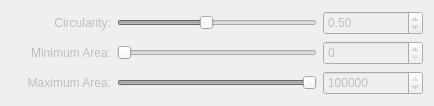
        <widget class="QWidget" name="elliptical_tab">
         <property name="enabled">
          <bool>false</bool>
         </property>
         <attribute name="title">
          <string>Elliptical</string>
         </attribute>
         <layout class="QGridLayout" name="gridLayout_5">
          <item row="2" column="1">
           <widget class="QSlider" name="elliptical_max_size_slider">
            <property name="sizePolicy">
             <sizepolicy hsizetype="Minimum" vsizetype="Maximum">
              <horstretch>0</horstretch>
              <verstretch>0</verstretch>
             </sizepolicy>
            </property>
            <property name="minimumSize">
             <size>
              <width>200</width>
              <height>0</height>
             </size>
            </property>
            <property name="toolTip">
             <string/>
            </property>
            <property name="maximum">
             <number>100000</number>
            </property>
            <property name="singleStep">
             <number>100</number>
            </property>
            <property name="value">
             <number>100000</number>
            </property>
            <property name="orientation">
             <enum>Qt::Orientation::Horizontal</enum>
            </property>
           </widget>
          </item>
          <item row="1" column="2">
           <widget class="QSpinBox" name="elliptical_min_size_spin">
            <property name="sizePolicy">
             <sizepolicy hsizetype="Fixed" vsizetype="Maximum">
              <horstretch>0</horstretch>
              <verstretch>0</verstretch>
             </sizepolicy>
            </property>
            <property name="minimumSize">
             <size>
              <width>100</width>
              <height>24</height>
             </size>
            </property>
            <property name="font">
             <font>
              <pointsize>9</pointsize>
             </font>
            </property>
            <property name="toolTip">
             <string/>
            </property>
            <property name="maximum">
             <number>100000</number>
            </property>
            <property name="singleStep">
             <number>100</number>
            </property>
           </widget>
          </item>
          <item row="0" column="0">
           <widget class="QLabel" name="circularity_label">
            <property name="sizePolicy">
             <sizepolicy hsizetype="Fixed" vsizetype="Maximum">
              <horstretch>0</horstretch>
              <verstretch>0</verstretch>
             </sizepolicy>
            </property>
            <property name="minimumSize">
             <size>
              <width>100</width>
              <height>24</height>
             </size>
            </property>
            <property name="cursor">
             <cursorShape>WhatsThisCursor</cursorShape>
            </property>
            <property name="toolTip">
             <string>A circularity closer to 1 means the blob must be more perfectly round for fitting.</string>
            </property>
            <property name="text">
             <string>Circularity:</string>
            </property>
            <property name="alignment">
             <set>Qt::AlignmentFlag::AlignRight|Qt::AlignmentFlag::AlignTrailing|Qt::AlignmentFlag::AlignVCenter</set>
            </property>
           </widget>
          </item>
          <item row="0" column="2">
           <widget class="QDoubleSpinBox" name="circularity_spin">
            <property name="sizePolicy">
             <sizepolicy hsizetype="Fixed" vsizetype="Maximum">
              <horstretch>0</horstretch>
              <verstretch>0</verstretch>
             </sizepolicy>
            </property>
            <property name="minimumSize">
             <size>
              <width>100</width>
              <height>24</height>
             </size>
            </property>
            <property name="font">
             <font>
              <pointsize>9</pointsize>
             </font>
            </property>
            <property name="toolTip">
             <string/>
            </property>
            <property name="minimum">
             <double>0.100000000000000</double>
            </property>
            <property name="maximum">
             <double>1.000000000000000</double>
            </property>
            <property name="singleStep">
             <double>0.100000000000000</double>
            </property>
            <property name="value">
             <double>0.500000000000000</double>
            </property>
           </widget>
          </item>
          <item row="1" column="0">
           <widget class="QLabel" name="elliptical_min_size_label">
            <property name="sizePolicy">
             <sizepolicy hsizetype="Fixed" vsizetype="Maximum">
              <horstretch>0</horstretch>
              <verstretch>0</verstretch>
             </sizepolicy>
            </property>
            <property name="minimumSize">
             <size>
              <width>100</width>
              <height>24</height>
             </size>
            </property>
            <property name="cursor">
             <cursorShape>WhatsThisCursor</cursorShape>
            </property>
            <property name="toolTip">
             <string>Minimum allowable circular feature size.</string>
            </property>
            <property name="text">
             <string>Minimum Area:</string>
            </property>
            <property name="alignment">
             <set>Qt::AlignmentFlag::AlignRight|Qt::AlignmentFlag::AlignTrailing|Qt::AlignmentFlag::AlignVCenter</set>
            </property>
           </widget>
          </item>
          <item row="2" column="0">
           <widget class="QLabel" name="elliptical_max_size_label">
            <property name="sizePolicy">
             <sizepolicy hsizetype="Fixed" vsizetype="Maximum">
              <horstretch>0</horstretch>
              <verstretch>0</verstretch>
             </sizepolicy>
            </property>
            <property name="minimumSize">
             <size>
              <width>100</width>
              <height>24</height>
             </size>
            </property>
            <property name="cursor">
             <cursorShape>WhatsThisCursor</cursorShape>
            </property>
            <property name="toolTip">
             <string>Maximum allowable circular feature size.</string>
            </property>
            <property name="text">
             <string>Maximum Area:</string>
            </property>
            <property name="alignment">
             <set>Qt::AlignmentFlag::AlignRight|Qt::AlignmentFlag::AlignTrailing|Qt::AlignmentFlag::AlignVCenter</set>
            </property>
           </widget>
          </item>
          <item row="2" column="2">
           <widget class="QSpinBox" name="elliptical_max_size_spin">
            <property name="sizePolicy">
             <sizepolicy hsizetype="Fixed" vsizetype="Maximum">
              <horstretch>0</horstretch>
              <verstretch>0</verstretch>
             </sizepolicy>
            </property>
            <property name="minimumSize">
             <size>
              <width>100</width>
              <height>24</height>
             </size>
            </property>
            <property name="font">
             <font>
              <pointsize>9</pointsize>
             </font>
            </property>
            <property name="toolTip">
             <string/>
            </property>
            <property name="maximum">
             <number>100000</number>
            </property>
            <property name="singleStep">
             <number>100</number>
            </property>
            <property name="value">
             <number>100000</number>
            </property>
           </widget>
          </item>
          <item row="0" column="1">
           <widget class="QSlider" name="circularity_slider">
            <property name="sizePolicy">
             <sizepolicy hsizetype="Minimum" vsizetype="Maximum">
              <horstretch>0</horstretch>
              <verstretch>0</verstretch>
             </sizepolicy>
            </property>
            <property name="minimumSize">
             <size>
              <width>200</width>
              <height>0</height>
             </size>
            </property>
            <property name="toolTip">
             <string/>
            </property>
            <property name="minimum">
             <number>10</number>
            </property>
            <property name="maximum">
             <number>100</number>
            </property>
            <property name="singleStep">
             <number>1</number>
            </property>
            <property name="value">
             <number>50</number>
            </property>
            <property name="orientation">
             <enum>Qt::Orientation::Horizontal</enum>
            </property>
            <property name="tickPosition">
             <enum>QSlider::TickPosition::NoTicks</enum>
            </property>
            <property name="tickInterval">
             <number>0</number>
            </property>
           </widget>
          </item>
          <item row="1" column="1">
           <widget class="QSlider" name="elliptical_min_size_slider">
            <property name="sizePolicy">
             <sizepolicy hsizetype="Minimum" vsizetype="Maximum">
              <horstretch>0</horstretch>
              <verstretch>0</verstretch>
             </sizepolicy>
            </property>
            <property name="minimumSize">
             <size>
              <width>200</width>
              <height>0</height>
             </size>
            </property>
            <property name="toolTip">
             <string/>
            </property>
            <property name="maximum">
             <number>100000</number>
            </property>
            <property name="singleStep">
             <number>100</number>
            </property>
            <property name="orientation">
             <enum>Qt::Orientation::Horizontal</enum>
            </property>
           </widget>
          </item>
          <item row="3" column="0" colspan="3">
           <spacer name="verticalSpacer">
            <property name="orientation">
             <enum>Qt::Orientation::Vertical</enum>
            </property>
            <property name="sizeType">
             <enum>QSizePolicy::Policy::Minimum</enum>
            </property>
            <property name="sizeHint" stdset="0">
             <size>
              <width>0</width>
              <height>0</height>
             </size>
            </property>
           </spacer>
          </item>
         </layout>
        </widget>
